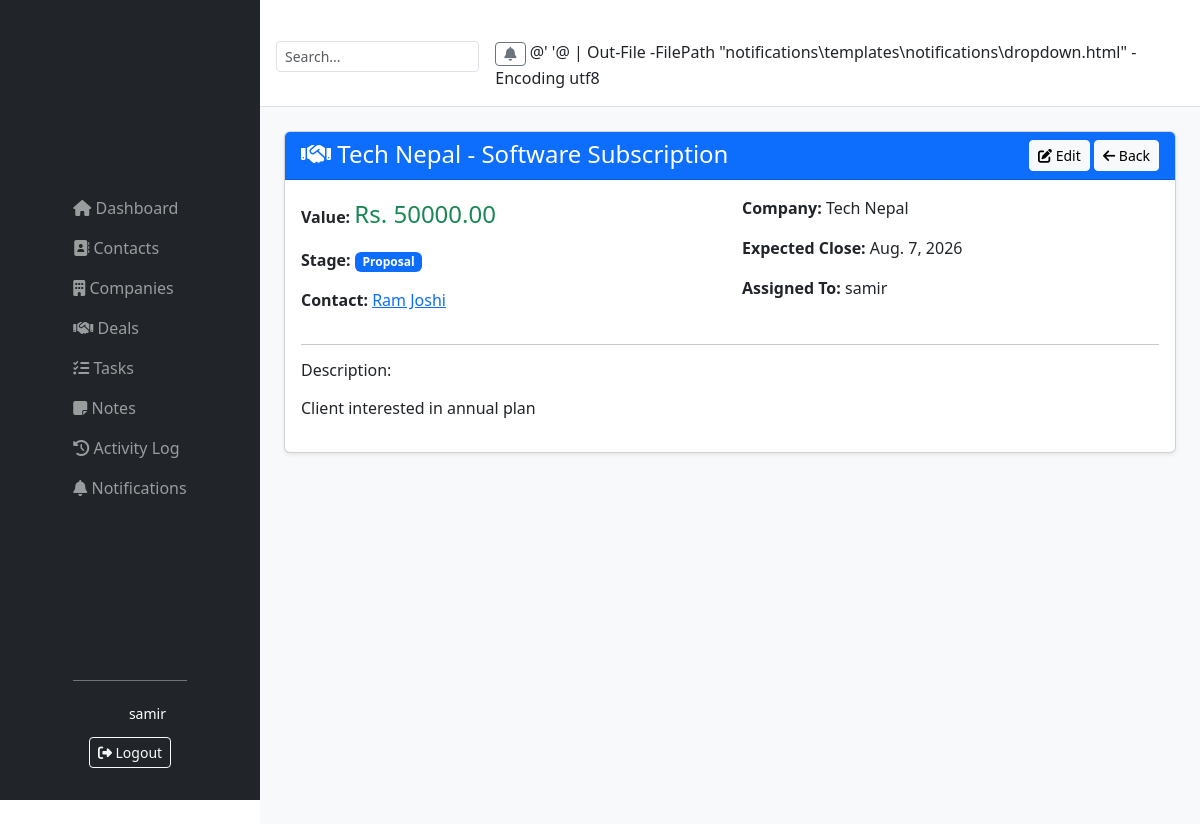
/deals/1/ (signed in), run on the app's committed database.
### deals/models.py (models this page shows, shortened)
class Deal(models.Model):
    STAGE_CHOICES = [
        ('lead', 'Lead'),
        ('qualified', 'Qualified'),
        ('proposal', 'Proposal Sent'),
        ('negotiation', 'Negotiation'),
        ('won', 'Won'),
        ('lost', 'Lost'),
    ]
    title = models.CharField(max_length=200)
    value = models.DecimalField(max_digits=12, decimal_places=2, default=0)
    stage = models.CharField(max_length=20, choices=STAGE_CHOICES, default='lead')
    contact = models.ForeignKey(
        Contact,
        on_delete=models.CASCADE,
        related_name='deals'
    )
    company = models.ForeignKey(
        Company,
        on_delete=models.CASCADE,
        null=True,
        blank=True,
        related_name='deals'
    )
    assigned_to = models.ForeignKey(
        User,
        on_delete=models.SET_NULL,
        null=True,
        blank=True,
        related_name='deals'
    )
    expected_close_date = models.DateField(null=True, blank=True)
    description = models.TextField(blank=True)
    created_at = models.DateTimeField(auto_now_add=True)
    updated_at = models.DateTimeField(auto_now=True)

### contacts/models.py (models this page shows, shortened)
class Contact(models.Model):
    STATUS_CHOICES = [
        ('lead', 'Lead'),
        ('customer', 'Customer'),
        ('partner', 'Partner'),
    ]
    first_name = models.CharField(max_length=50)
    last_name = models.CharField(max_length=50)
    email = models.EmailField(unique=True)
    phone = models.CharField(max_length=20, blank=True)
    company = models.CharField(max_length=100, blank=True)
    job_title = models.CharField(max_length=100, blank=True)
    status = models.CharField(max_length=20, choices=STATUS_CHOICES, default='lead')
    assigned_to = models.ForeignKey(User, on_delete=models.SET_NULL, null=True, blank=True)
    notes = models.TextField(blank=True)
    created_at = models.DateTimeField(auto_now_add=True)
    def __str__(self):
        return f"{self.first_name} {self.last_name}"

### companies/models.py (models this page shows)
class Company(models.Model):
    name = models.CharField(max_length=200, unique=True)
    industry = models.CharField(max_length=100, blank=True)
    website = models.URLField(blank=True)
    email = models.EmailField(blank=True)
    phone = models.CharField(max_length=20, blank=True)
    address = models.TextField(blank=True)
    assigned_to = models.ForeignKey(User, on_delete=models.SET_NULL, null=True, blank=True)
    created_at = models.DateTimeField(auto_now_add=True)
    def __str__(self):
        return self.name

### deals/views.py (the view)
# urls.py: path('<int:pk>/', views.deal_detail, name='deal_detail'),
@login_required
def deal_detail(request, pk):
    deal = get_object_or_404(Deal, pk=pk)
    if request.user.groups.filter(name='Sales Rep').exists():
        if deal.assigned_to != request.user:
            raise PermissionDenied(
                "You can only view your assigned deals."
            )
    return render(
        request,
        'deals/deal_detail.html',
        {'deal': deal}
    )

### notifications/context_processors.py (called while the page is built)
def notification_context(request):
    if request.user.is_authenticated:
        unread_count = request.user.notifications.filter(is_read=False).count()
        latest_notifications = request.user.notifications.all()[:5]
        return {
            'unread_count': unread_count,
            'latest_notifications': latest_notifications,
        }
    return {}

### deals/templates/deals/deal_detail.html (shortened to what this page needs)
{% extends 'base.html' %}
{% block content %}
<div class="card shadow-sm">
    <div class="card-header d-flex justify-content-between {% if deal.stage == 'won' %}bg-success{% elif deal.stage == 'lost' %}bg-danger{% else %}bg-primary{% endif %} text-white">
        <h4 class="mb-0"><i class="fas fa-handshake"></i> {{ deal.title }}</h4>
        <div>
            <a href="{% url 'deal_update' deal.pk %}" class="btn btn-light btn-sm"><i class="fas fa-edit"></i> Edit</a>
            <a href="{% url 'deal_list' %}" class="btn btn-light btn-sm"><i class="fas fa-arrow-left"></i> Back</a>
        </div>
    </div>
    <div class="card-body">
        <div class="row">
            <div class="col-md-6">
                <p><strong>Value:</strong> <span class="fs-4 text-success">Rs. {{ deal.value }}</span></p>
                <p><strong>Stage:</strong>
                    {% if deal.stage == 'won' %}<span class="badge bg-success">Won</span>
                    {% elif deal.stage == 'lost' %}<span class="badge bg-danger">Lost</span>
                    {% else %}<span class="badge bg-primary">{{ deal.stage|title }}</span>{% endif %}
                </p>
                <p><strong>Contact:</strong> <a href="{% url 'contact_detail' deal.contact.pk %}">{{ deal.contact }}</a></p>
            </div>
            <div class="col-md-6">
                <p><strong>Company:</strong> {{ deal.company|default:"-" }}</p>
                <p><strong>Expected Close:</strong> {{ deal.expected_close_date|default:"-" }}</p>
                <p><strong>Assigned To:</strong> {{ deal.assigned_to|default:"-" }}</p>
            </div>
        </div>
        {% if deal.description %}
        <hr>
        <h6>Description:</h6>
        <p class="text-muted">{{ deal.description|linebreaks }}</p>
        {% endif %}
    </div>
</div>
{% endblock %}

### templates/base.html (shortened to what this page needs)
﻿{% load static %}
<!DOCTYPE html>
<html lang="en">
<head>
    <link href="https://cdn.jsdelivr.net/npm/bootstrap@5.3.0/dist/css/bootstrap.min.css" rel="stylesheet">
    <link rel="stylesheet" href="https://cdnjs.cloudflare.com/ajax/libs/font-awesome/6.4.0/css/all.min.css">
    <link rel="stylesheet" href="{% static 'css/custom.css' %}">
</head>
<body>
    <nav class="navbar navbar-expand-lg navbar-dark bg-dark fixed-top" style="height: 100vh; width: 260px; flex-direction: column; align-items: stretch; padding: 0; z-index: 1030; display: flex; flex-direction: column;">
        <div class="container-fluid d-flex flex-column h-100">
            <div class="collapse navbar-collapse" id="sidebarNav" style="flex-grow: 1; overflow-y: auto;">
                <ul class="navbar-nav flex-column w-100 pt-3">
                    <li class="nav-item">
                        <a class="nav-link {% if request.resolver_match.url_name == 'dashboard' %}active{% endif %}" href="{% url 'dashboard' %}">
                            <i class="fas fa-home"></i> Dashboard
                        </a>
                    </li>
                    <li class="nav-item">
                        <a class="nav-link {% if request.resolver_match.url_name == 'contact_list' %}active{% endif %}" href="{% url 'contact_list' %}">
                            <i class="fas fa-address-book"></i> Contacts
                        </a>
                    </li>
                    <li class="nav-item">
                        <a class="nav-link {% if request.resolver_match.url_name == 'company_list' %}active{% endif %}" href="{% url 'company_list' %}">
                            <i class="fas fa-building"></i> Companies
                        </a>
                    </li>
                    <li class="nav-item">
                        <a class="nav-link {% if request.resolver_match.url_name == 'deal_list' %}active{% endif %}" href="{% url 'deal_list' %}">
                            <i class="fas fa-handshake"></i> Deals
                        </a>
                    </li>
                    <li class="nav-item">
                        <a class="nav-link {% if request.resolver_match.url_name == 'task_list' %}active{% endif %}" href="{% url 'task_list' %}">
                            <i class="fas fa-tasks"></i> Tasks
                        </a>
                    </li>
                    <li class="nav-item">
                        <a class="nav-link {% if request.resolver_match.url_name == 'note_list' %}active{% endif %}" href="{% url 'note_list' %}">
                            <i class="fas fa-sticky-note"></i> Notes
                        </a>
                    </li>
                    <li class="nav-item">
                        <a class="nav-link {% if request.resolver_match.url_name == 'activity_list' %}active{% endif %}" href="{% url 'activity_list' %}">
                            <i class="fas fa-history"></i> Activity Log
                        </a>
                    </li>
                    <li class="nav-item">
                        <a class="nav-link {% if request.resolver_match.url_name == 'list' and request.resolver_match.namespace == 'notifications' %}active{% endif %}" href="{% url 'notifications:list' %}">
                            <i class="fas fa-bell"></i> Notifications
                        </a>
                    </li>
                </ul>
            </div>
            {% if user.is_authenticated %}
            <div class="mt-auto p-3 border-top border-secondary">
                <div class="d-flex align-items-center">
                    <i class="fas fa-user-circle fa-2x me-2"></i>
                    <div>
                        <div class="text-white small">{{ user.username }}</div>
                    </div>
                </div>
                <form method="post" action="{% url 'logout' %}" class="mt-2">
                    <button type="submit" class="btn btn-outline-light btn-sm w-100">
                        <i class="fas fa-sign-out-alt"></i> Logout
                    </button>
                </form>
            </div>
            {% endif %}
        </div>
    </nav>
    <div style="margin-left: 260px; min-height: 100vh; background: #f8f9fa;">
        <div class="bg-white border-bottom p-3 d-flex justify-content-between align-items-center">
            <div class="d-flex align-items-center">
                <form class="d-flex me-3" role="search">
                    <input class="form-control form-control-sm" type="search" placeholder="Search..." aria-label="Search">
                </form>
                {% if user.is_authenticated %}
                <div class="dropdown">
                    <a class="btn btn-outline-secondary btn-sm position-relative" href="#" role="button" data-bs-toggle="dropdown">
                        <i class="fas fa-bell"></i>
                    </a>
                    {% include 'notifications/dropdown.html' %}
                </div>
                {% endif %}
            </div>
        </div>
        <div class="container-fluid p-4">
            {% block content %}{% endblock %}
        </div>
    </div>
</body>
</html>

### data on the page
Deal: title "Tech Nepal - Software Subscription", value "50000.00", stage "Proposal", contact "Ram Joshi", company "Tech Nepal", expected_close_date "Aug. 7, 2026", assigned_to "samir", description "Client interested in annual plan"

### other printed values
{{ user.username }} "samir"
